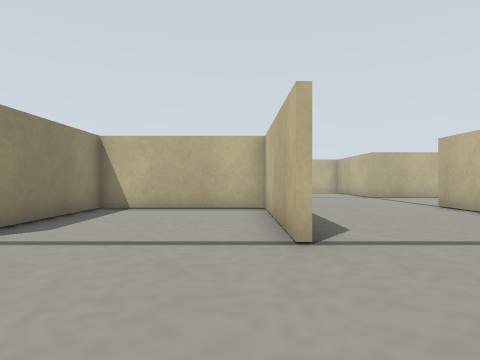
[1] (above)

23 first-person views from a walk through a Gazebo world. The camera is 0.08 m above the floor, looks level and sees 75° across. The floor is counted in squares, 0.1 m on a side. Each view is taken from the middle of a square. On the plan, view 1 faces up. The plan holds only what a view shows up to about 10 squares ahead; the rest is blank.

[2]
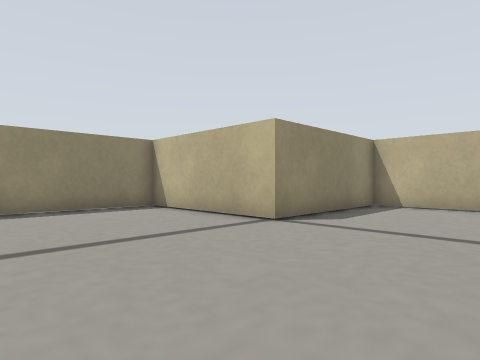

[3]
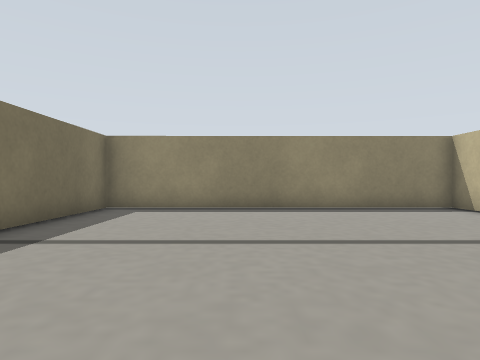

[4]
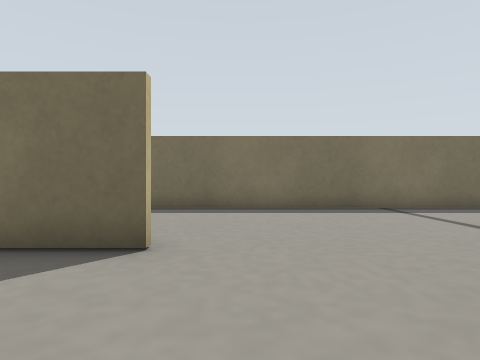

[5]
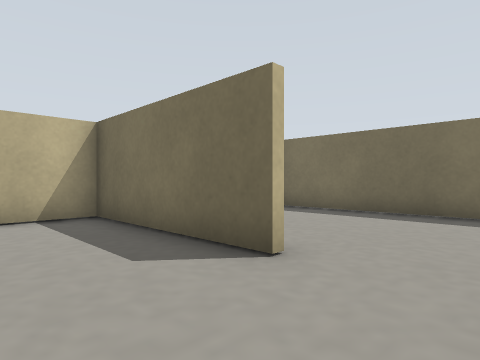

[6]
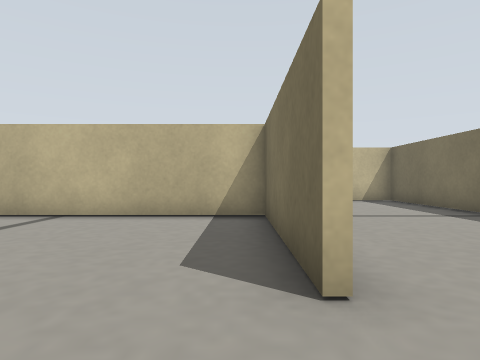

[7]
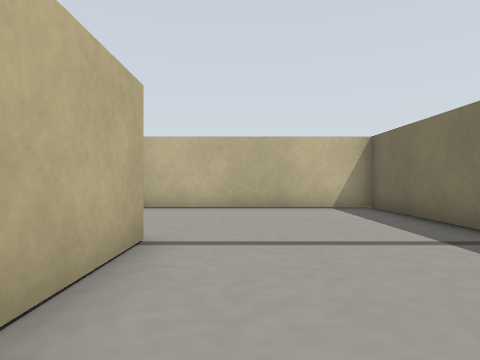

[8]
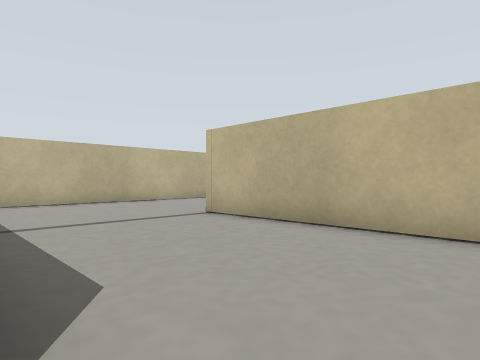

[9]
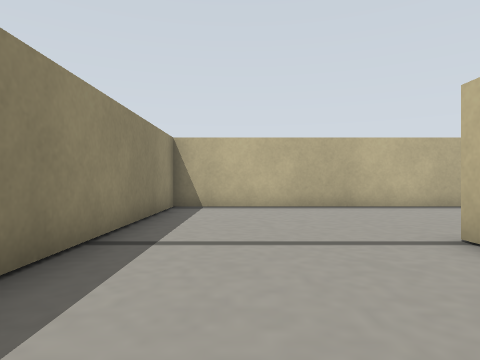

[10]
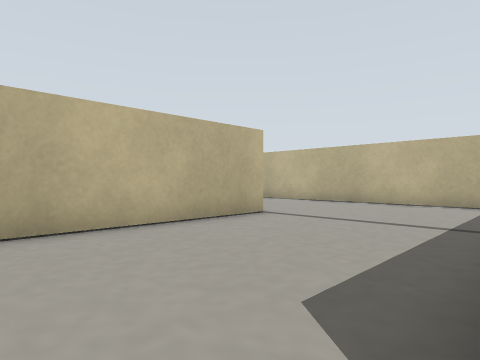

[11]
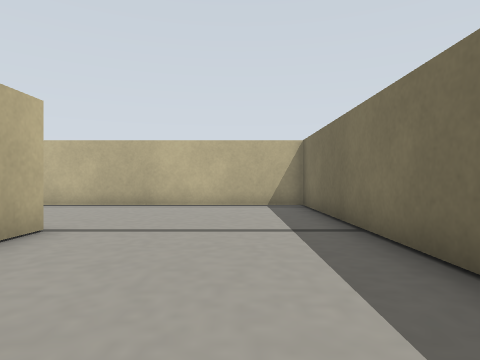

[12]
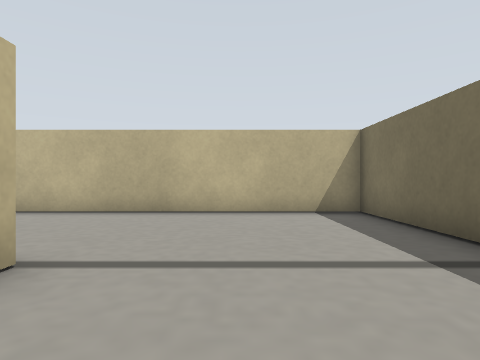

[13]
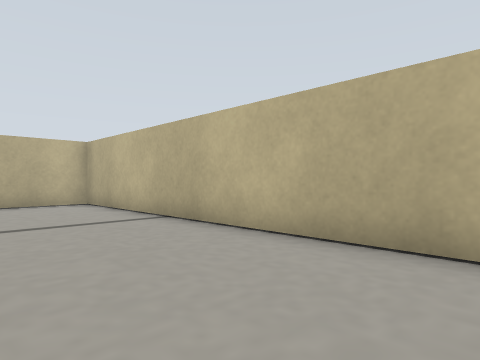

[14]
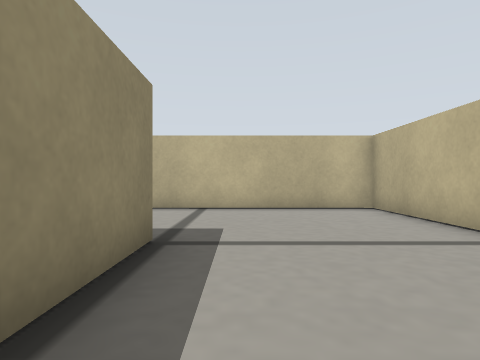

[15]
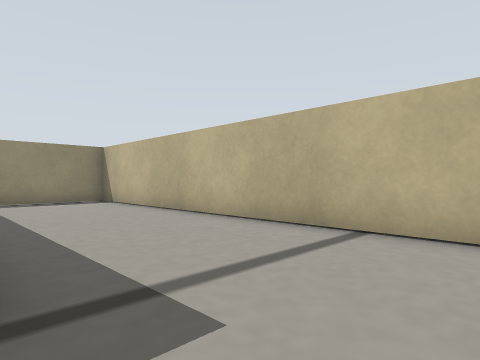

[16]
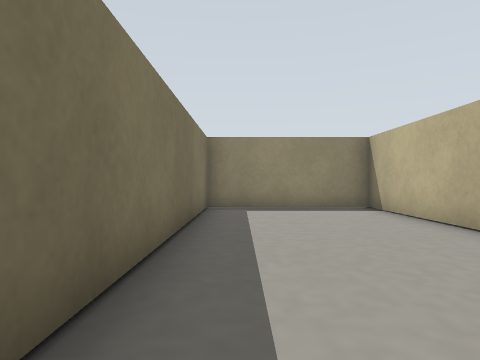

[17]
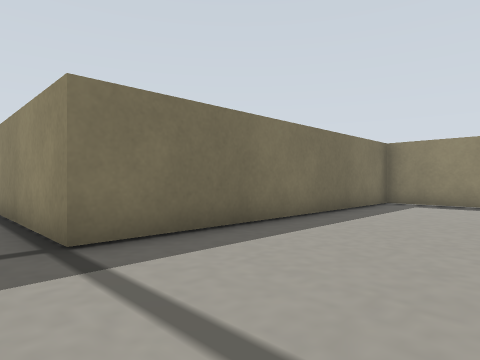

[18]
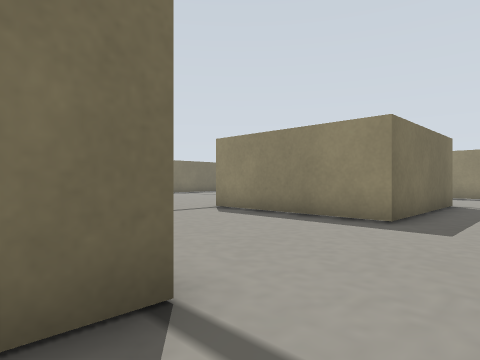

[19]
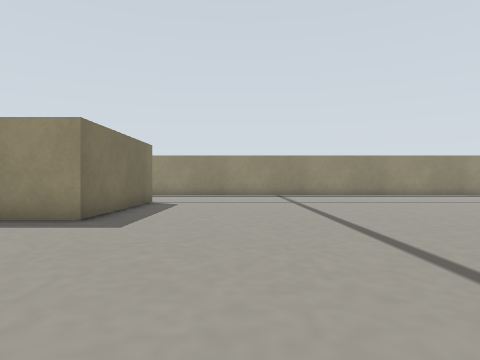

[20]
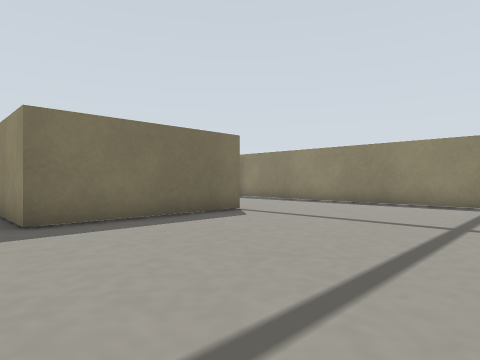

[21]
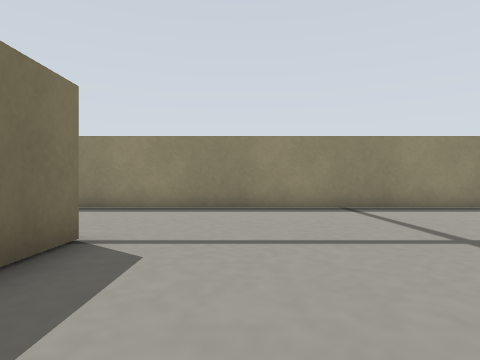

[22]
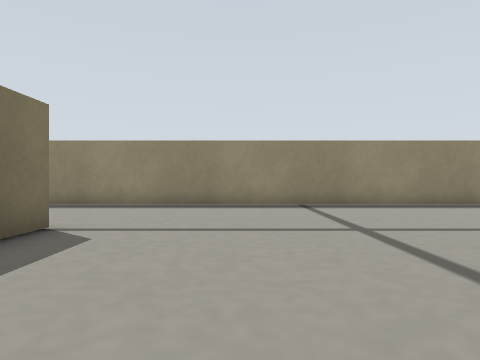

[23]
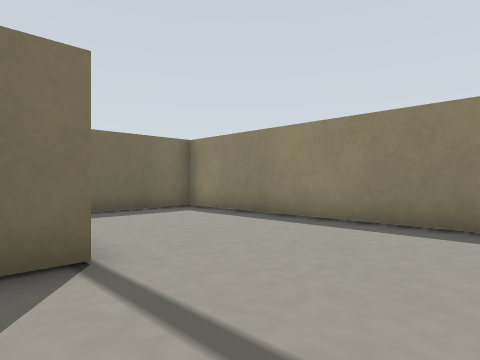

### Floor plan
Ten units are one square. View 1 is at (0, 0); x grows to the right and y downward. Boxes are objects, and circles mark ways between rooms. Rooms are numbered by the first view taken in them; rooms with no view inside come last. Other rooms are left out.
<svg viewBox="-92 -195 304 257">
<path fill="none" stroke="#000" d="M7 -39 7 -87 -39 -87 -39 -39 -87 -39 -87 5M135 -41 207 -41 207 -187 61 -187 61 -141 159 -141 159 -94M61 7 36 7M159 -91 61 -91 61 -25M64 57 109 57 109 -41M-87 5 -87 57 49 57M-41 -89 9 -89 9 -39M59 -76 59 -93 69 -93M10 5 59 5 59 -54M-87 -185 -87 -41 -58 -41"/>
<circle cx="-22" cy="3" r="3" fill="#2a7"/>
<text x="-30" y="-30">1</text>
<text x="90" y="-50">2</text>
<text x="10" y="-110">3</text>
</svg>
Room 1 opens to room 2.

Where each view was taken, in squares from view 1:
view 1: 0 up, 0 right, facing up
view 2: 1 down, 0 right, facing up-left
view 3: 2 down, 0 right, facing left
view 4: 3 up, 0 right, facing down
view 5: 2 up, 1 left, facing down-right
view 6: 0 up, 1 left, facing right
view 7: 2 down, 2 right, facing right
view 8: 2 down, 6 right, facing up-right
view 9: 0 up, 8 right, facing up
view 10: 4 up, 10 right, facing up-right
view 11: 6 up, 11 right, facing right
view 12: 7 up, 13 right, facing right
view 13: 8 up, 17 right, facing up-right
view 14: 10 up, 17 right, facing up
view 15: 14 up, 18 right, facing up-left
view 16: 15 up, 15 right, facing left
view 17: 18 up, 17 right, facing down-left
view 18: 11 up, 7 right, facing down-left
view 19: 12 up, 7 right, facing left
view 20: 15 up, 2 right, facing down-left
view 21: 11 up, 0 right, facing left
view 22: 12 up, 1 right, facing left
view 23: 12 up, 3 left, facing down-left
